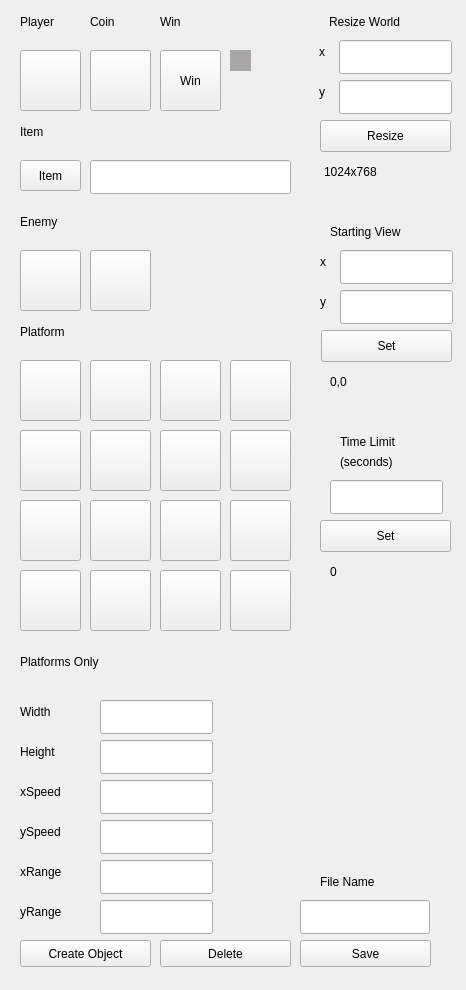
<?xml version="1.0" encoding="UTF-8"?>
<ui version="4.0">
 <class>MainWindow</class>
 <widget class="QWidget" name="MainWindow">
  <property name="geometry">
   <rect>
    <x>0</x>
    <y>0</y>
    <width>466</width>
    <height>990</height>
   </rect>
  </property>
  <property name="windowTitle">
   <string>MainWindow</string>
  </property>
  <widget class="QPushButton" name="PBmakeObject">
   <property name="geometry">
    <rect>
     <x>20</x>
     <y>940</y>
     <width>131</width>
     <height>27</height>
    </rect>
   </property>
   <property name="text">
    <string>Create Object</string>
   </property>
  </widget>
  <widget class="QPushButton" name="PBplatform1">
   <property name="geometry">
    <rect>
     <x>20</x>
     <y>360</y>
     <width>61</width>
     <height>61</height>
    </rect>
   </property>
   <property name="toolTip">
    <string>Platform</string>
   </property>
   <property name="text">
    <string/>
   </property>
   <property name="icon">
    <iconset resource="resources.qrc">
     <normaloff>:/images/pavement1.png</normaloff>:/images/pavement1.png</iconset>
   </property>
   <property name="iconSize">
    <size>
     <width>45</width>
     <height>45</height>
    </size>
   </property>
   <property name="checkable">
    <bool>true</bool>
   </property>
  </widget>
  <widget class="QPushButton" name="PBplatform2">
   <property name="geometry">
    <rect>
     <x>90</x>
     <y>360</y>
     <width>61</width>
     <height>61</height>
    </rect>
   </property>
   <property name="toolTip">
    <string>Platform</string>
   </property>
   <property name="text">
    <string/>
   </property>
   <property name="icon">
    <iconset resource="resources.qrc">
     <normaloff>:/images/pavement2.png</normaloff>:/images/pavement2.png</iconset>
   </property>
   <property name="iconSize">
    <size>
     <width>45</width>
     <height>45</height>
    </size>
   </property>
   <property name="checkable">
    <bool>true</bool>
   </property>
  </widget>
  <widget class="QPushButton" name="PBplatform3">
   <property name="geometry">
    <rect>
     <x>160</x>
     <y>360</y>
     <width>61</width>
     <height>61</height>
    </rect>
   </property>
   <property name="toolTip">
    <string>Platform</string>
   </property>
   <property name="text">
    <string/>
   </property>
   <property name="icon">
    <iconset resource="resources.qrc">
     <normaloff>:/images/pavement3.png</normaloff>:/images/pavement3.png</iconset>
   </property>
   <property name="iconSize">
    <size>
     <width>45</width>
     <height>45</height>
    </size>
   </property>
   <property name="checkable">
    <bool>true</bool>
   </property>
  </widget>
  <widget class="QPushButton" name="PBplatform4">
   <property name="geometry">
    <rect>
     <x>230</x>
     <y>360</y>
     <width>61</width>
     <height>61</height>
    </rect>
   </property>
   <property name="toolTip">
    <string>Platform</string>
   </property>
   <property name="text">
    <string/>
   </property>
   <property name="icon">
    <iconset resource="resources.qrc">
     <normaloff>:/images/pavement4.png</normaloff>:/images/pavement4.png</iconset>
   </property>
   <property name="iconSize">
    <size>
     <width>45</width>
     <height>45</height>
    </size>
   </property>
   <property name="checkable">
    <bool>true</bool>
   </property>
  </widget>
  <widget class="QPushButton" name="PBplatform6">
   <property name="geometry">
    <rect>
     <x>90</x>
     <y>430</y>
     <width>61</width>
     <height>61</height>
    </rect>
   </property>
   <property name="toolTip">
    <string>Platform</string>
   </property>
   <property name="text">
    <string/>
   </property>
   <property name="icon">
    <iconset resource="resources.qrc">
     <normaloff>:/images/pavement6.png</normaloff>:/images/pavement6.png</iconset>
   </property>
   <property name="iconSize">
    <size>
     <width>45</width>
     <height>45</height>
    </size>
   </property>
   <property name="checkable">
    <bool>true</bool>
   </property>
  </widget>
  <widget class="QPushButton" name="PBplatform7">
   <property name="geometry">
    <rect>
     <x>160</x>
     <y>430</y>
     <width>61</width>
     <height>61</height>
    </rect>
   </property>
   <property name="toolTip">
    <string>Platform</string>
   </property>
   <property name="text">
    <string/>
   </property>
   <property name="icon">
    <iconset resource="resources.qrc">
     <normaloff>:/images/pavement7.png</normaloff>:/images/pavement7.png</iconset>
   </property>
   <property name="iconSize">
    <size>
     <width>45</width>
     <height>45</height>
    </size>
   </property>
   <property name="checkable">
    <bool>true</bool>
   </property>
  </widget>
  <widget class="QPushButton" name="PBplatform5">
   <property name="geometry">
    <rect>
     <x>20</x>
     <y>430</y>
     <width>61</width>
     <height>61</height>
    </rect>
   </property>
   <property name="toolTip">
    <string>Platform</string>
   </property>
   <property name="text">
    <string/>
   </property>
   <property name="icon">
    <iconset resource="resources.qrc">
     <normaloff>:/images/pavement5.png</normaloff>:/images/pavement5.png</iconset>
   </property>
   <property name="iconSize">
    <size>
     <width>45</width>
     <height>45</height>
    </size>
   </property>
   <property name="checkable">
    <bool>true</bool>
   </property>
  </widget>
  <widget class="QPushButton" name="PBplatform8">
   <property name="geometry">
    <rect>
     <x>230</x>
     <y>430</y>
     <width>61</width>
     <height>61</height>
    </rect>
   </property>
   <property name="toolTip">
    <string>Platform</string>
   </property>
   <property name="text">
    <string/>
   </property>
   <property name="icon">
    <iconset resource="resources.qrc">
     <normaloff>:/images/pavement8.png</normaloff>:/images/pavement8.png</iconset>
   </property>
   <property name="iconSize">
    <size>
     <width>45</width>
     <height>45</height>
    </size>
   </property>
   <property name="checkable">
    <bool>true</bool>
   </property>
  </widget>
  <widget class="QPushButton" name="PBplatform10">
   <property name="geometry">
    <rect>
     <x>90</x>
     <y>500</y>
     <width>61</width>
     <height>61</height>
    </rect>
   </property>
   <property name="toolTip">
    <string>Platform</string>
   </property>
   <property name="text">
    <string/>
   </property>
   <property name="icon">
    <iconset resource="resources.qrc">
     <normaloff>:/images/pavement10.png</normaloff>:/images/pavement10.png</iconset>
   </property>
   <property name="iconSize">
    <size>
     <width>45</width>
     <height>45</height>
    </size>
   </property>
   <property name="checkable">
    <bool>true</bool>
   </property>
  </widget>
  <widget class="QPushButton" name="PBplatform11">
   <property name="geometry">
    <rect>
     <x>160</x>
     <y>500</y>
     <width>61</width>
     <height>61</height>
    </rect>
   </property>
   <property name="toolTip">
    <string>Platform</string>
   </property>
   <property name="text">
    <string/>
   </property>
   <property name="icon">
    <iconset resource="resources.qrc">
     <normaloff>:/images/pavement11.png</normaloff>:/images/pavement11.png</iconset>
   </property>
   <property name="iconSize">
    <size>
     <width>45</width>
     <height>45</height>
    </size>
   </property>
   <property name="checkable">
    <bool>true</bool>
   </property>
  </widget>
  <widget class="QPushButton" name="PBplatform9">
   <property name="geometry">
    <rect>
     <x>20</x>
     <y>500</y>
     <width>61</width>
     <height>61</height>
    </rect>
   </property>
   <property name="toolTip">
    <string>Platform</string>
   </property>
   <property name="text">
    <string/>
   </property>
   <property name="icon">
    <iconset resource="resources.qrc">
     <normaloff>:/images/pavement9.png</normaloff>:/images/pavement9.png</iconset>
   </property>
   <property name="iconSize">
    <size>
     <width>45</width>
     <height>45</height>
    </size>
   </property>
   <property name="checkable">
    <bool>true</bool>
   </property>
  </widget>
  <widget class="QPushButton" name="PBplatform12">
   <property name="geometry">
    <rect>
     <x>230</x>
     <y>500</y>
     <width>61</width>
     <height>61</height>
    </rect>
   </property>
   <property name="toolTip">
    <string>Platform</string>
   </property>
   <property name="text">
    <string/>
   </property>
   <property name="icon">
    <iconset resource="resources.qrc">
     <normaloff>:/images/pavement12.png</normaloff>:/images/pavement12.png</iconset>
   </property>
   <property name="iconSize">
    <size>
     <width>45</width>
     <height>45</height>
    </size>
   </property>
   <property name="checkable">
    <bool>true</bool>
   </property>
  </widget>
  <widget class="QPushButton" name="PBplatform14">
   <property name="geometry">
    <rect>
     <x>90</x>
     <y>570</y>
     <width>61</width>
     <height>61</height>
    </rect>
   </property>
   <property name="toolTip">
    <string>Platform</string>
   </property>
   <property name="text">
    <string/>
   </property>
   <property name="icon">
    <iconset resource="resources.qrc">
     <normaloff>:/images/pavement14.png</normaloff>:/images/pavement14.png</iconset>
   </property>
   <property name="iconSize">
    <size>
     <width>45</width>
     <height>45</height>
    </size>
   </property>
   <property name="checkable">
    <bool>true</bool>
   </property>
  </widget>
  <widget class="QPushButton" name="PBplatform15">
   <property name="geometry">
    <rect>
     <x>160</x>
     <y>570</y>
     <width>61</width>
     <height>61</height>
    </rect>
   </property>
   <property name="toolTip">
    <string>Platform</string>
   </property>
   <property name="text">
    <string/>
   </property>
   <property name="icon">
    <iconset resource="resources.qrc">
     <normaloff>:/images/pavement15.png</normaloff>:/images/pavement15.png</iconset>
   </property>
   <property name="iconSize">
    <size>
     <width>45</width>
     <height>45</height>
    </size>
   </property>
   <property name="checkable">
    <bool>true</bool>
   </property>
  </widget>
  <widget class="QPushButton" name="PBplatform13">
   <property name="geometry">
    <rect>
     <x>20</x>
     <y>570</y>
     <width>61</width>
     <height>61</height>
    </rect>
   </property>
   <property name="toolTip">
    <string>Platform</string>
   </property>
   <property name="text">
    <string/>
   </property>
   <property name="icon">
    <iconset resource="resources.qrc">
     <normaloff>:/images/pavement13.png</normaloff>:/images/pavement13.png</iconset>
   </property>
   <property name="iconSize">
    <size>
     <width>45</width>
     <height>45</height>
    </size>
   </property>
   <property name="checkable">
    <bool>true</bool>
   </property>
  </widget>
  <widget class="QPushButton" name="PBplatform16">
   <property name="geometry">
    <rect>
     <x>230</x>
     <y>570</y>
     <width>61</width>
     <height>61</height>
    </rect>
   </property>
   <property name="toolTip">
    <string>Platform</string>
   </property>
   <property name="text">
    <string/>
   </property>
   <property name="icon">
    <iconset resource="resources.qrc">
     <normaloff>:/images/pavement16.png</normaloff>:/images/pavement16.png</iconset>
   </property>
   <property name="iconSize">
    <size>
     <width>45</width>
     <height>45</height>
    </size>
   </property>
   <property name="checkable">
    <bool>true</bool>
   </property>
  </widget>
  <widget class="QPushButton" name="PBplayer">
   <property name="geometry">
    <rect>
     <x>20</x>
     <y>50</y>
     <width>61</width>
     <height>61</height>
    </rect>
   </property>
   <property name="toolTip">
    <string>Player</string>
   </property>
   <property name="text">
    <string/>
   </property>
   <property name="icon">
    <iconset resource="resources.qrc">
     <normaloff>:/images/maincharacter/stand.png</normaloff>:/images/maincharacter/stand.png</iconset>
   </property>
   <property name="iconSize">
    <size>
     <width>45</width>
     <height>45</height>
    </size>
   </property>
   <property name="checkable">
    <bool>true</bool>
   </property>
  </widget>
  <widget class="QPushButton" name="PBcoin">
   <property name="geometry">
    <rect>
     <x>90</x>
     <y>50</y>
     <width>61</width>
     <height>61</height>
    </rect>
   </property>
   <property name="toolTip">
    <string>Coin</string>
   </property>
   <property name="text">
    <string/>
   </property>
   <property name="icon">
    <iconset resource="resources.qrc">
     <normaloff>:/images/goldCoin/goldCoin5.png</normaloff>:/images/goldCoin/goldCoin5.png</iconset>
   </property>
   <property name="iconSize">
    <size>
     <width>45</width>
     <height>45</height>
    </size>
   </property>
   <property name="checkable">
    <bool>true</bool>
   </property>
  </widget>
  <widget class="QLabel" name="label">
   <property name="geometry">
    <rect>
     <x>20</x>
     <y>10</y>
     <width>61</width>
     <height>24</height>
    </rect>
   </property>
   <property name="text">
    <string>Player</string>
   </property>
  </widget>
  <widget class="QLabel" name="label_2">
   <property name="geometry">
    <rect>
     <x>20</x>
     <y>320</y>
     <width>85</width>
     <height>24</height>
    </rect>
   </property>
   <property name="text">
    <string>Platform</string>
   </property>
  </widget>
  <widget class="QLabel" name="label_3">
   <property name="geometry">
    <rect>
     <x>90</x>
     <y>10</y>
     <width>61</width>
     <height>24</height>
    </rect>
   </property>
   <property name="text">
    <string>Coin</string>
   </property>
  </widget>
  <widget class="QLabel" name="label_4">
   <property name="geometry">
    <rect>
     <x>20</x>
     <y>120</y>
     <width>85</width>
     <height>24</height>
    </rect>
   </property>
   <property name="text">
    <string>Item</string>
   </property>
  </widget>
  <widget class="QPushButton" name="PBitem">
   <property name="geometry">
    <rect>
     <x>20</x>
     <y>160</y>
     <width>61</width>
     <height>31</height>
    </rect>
   </property>
   <property name="toolTip">
    <string>Platform</string>
   </property>
   <property name="text">
    <string>Item</string>
   </property>
   <property name="iconSize">
    <size>
     <width>50</width>
     <height>50</height>
    </size>
   </property>
   <property name="checkable">
    <bool>true</bool>
   </property>
  </widget>
  <widget class="QLineEdit" name="LEitem">
   <property name="geometry">
    <rect>
     <x>90</x>
     <y>160</y>
     <width>201</width>
     <height>34</height>
    </rect>
   </property>
  </widget>
  <widget class="QLabel" name="label_5">
   <property name="geometry">
    <rect>
     <x>20</x>
     <y>210</y>
     <width>85</width>
     <height>24</height>
    </rect>
   </property>
   <property name="text">
    <string>Enemy</string>
   </property>
  </widget>
  <widget class="QPushButton" name="PBenemyGround">
   <property name="geometry">
    <rect>
     <x>90</x>
     <y>250</y>
     <width>61</width>
     <height>61</height>
    </rect>
   </property>
   <property name="toolTip">
    <string>Platform</string>
   </property>
   <property name="text">
    <string/>
   </property>
   <property name="icon">
    <iconset resource="resources.qrc">
     <normaloff>:/images/groundrobot.png</normaloff>:/images/groundrobot.png</iconset>
   </property>
   <property name="iconSize">
    <size>
     <width>45</width>
     <height>45</height>
    </size>
   </property>
   <property name="checkable">
    <bool>true</bool>
   </property>
  </widget>
  <widget class="QPushButton" name="PBenemyFly">
   <property name="geometry">
    <rect>
     <x>20</x>
     <y>250</y>
     <width>61</width>
     <height>61</height>
    </rect>
   </property>
   <property name="toolTip">
    <string>Platform</string>
   </property>
   <property name="text">
    <string/>
   </property>
   <property name="icon">
    <iconset resource="resources.qrc">
     <normaloff>:/images/flyingrobot.png</normaloff>:/images/flyingrobot.png</iconset>
   </property>
   <property name="iconSize">
    <size>
     <width>45</width>
     <height>45</height>
    </size>
   </property>
   <property name="checkable">
    <bool>true</bool>
   </property>
  </widget>
  <widget class="QPushButton" name="PBwin">
   <property name="geometry">
    <rect>
     <x>160</x>
     <y>50</y>
     <width>61</width>
     <height>61</height>
    </rect>
   </property>
   <property name="toolTip">
    <string>Win</string>
   </property>
   <property name="text">
    <string>Win</string>
   </property>
   <property name="iconSize">
    <size>
     <width>45</width>
     <height>45</height>
    </size>
   </property>
   <property name="checkable">
    <bool>true</bool>
   </property>
  </widget>
  <widget class="QLabel" name="label_6">
   <property name="geometry">
    <rect>
     <x>160</x>
     <y>10</y>
     <width>61</width>
     <height>24</height>
    </rect>
   </property>
   <property name="text">
    <string>Win</string>
   </property>
  </widget>
  <widget class="QLabel" name="label_7">
   <property name="geometry">
    <rect>
     <x>20</x>
     <y>780</y>
     <width>85</width>
     <height>24</height>
    </rect>
   </property>
   <property name="text">
    <string>xSpeed</string>
   </property>
  </widget>
  <widget class="QLabel" name="label_8">
   <property name="geometry">
    <rect>
     <x>20</x>
     <y>820</y>
     <width>85</width>
     <height>24</height>
    </rect>
   </property>
   <property name="text">
    <string>ySpeed</string>
   </property>
  </widget>
  <widget class="QLabel" name="label_9">
   <property name="geometry">
    <rect>
     <x>20</x>
     <y>860</y>
     <width>85</width>
     <height>24</height>
    </rect>
   </property>
   <property name="text">
    <string>xRange</string>
   </property>
  </widget>
  <widget class="QLabel" name="label_10">
   <property name="geometry">
    <rect>
     <x>20</x>
     <y>900</y>
     <width>85</width>
     <height>24</height>
    </rect>
   </property>
   <property name="text">
    <string>yRange</string>
   </property>
  </widget>
  <widget class="QLabel" name="label_11">
   <property name="geometry">
    <rect>
     <x>20</x>
     <y>700</y>
     <width>85</width>
     <height>24</height>
    </rect>
   </property>
   <property name="text">
    <string>Width</string>
   </property>
  </widget>
  <widget class="QLineEdit" name="LExSpeed">
   <property name="geometry">
    <rect>
     <x>100</x>
     <y>780</y>
     <width>113</width>
     <height>34</height>
    </rect>
   </property>
  </widget>
  <widget class="QLineEdit" name="LEySpeed">
   <property name="geometry">
    <rect>
     <x>100</x>
     <y>820</y>
     <width>113</width>
     <height>34</height>
    </rect>
   </property>
  </widget>
  <widget class="QLineEdit" name="LExRange">
   <property name="geometry">
    <rect>
     <x>100</x>
     <y>860</y>
     <width>113</width>
     <height>34</height>
    </rect>
   </property>
  </widget>
  <widget class="QLineEdit" name="LEyRange">
   <property name="geometry">
    <rect>
     <x>100</x>
     <y>900</y>
     <width>113</width>
     <height>34</height>
    </rect>
   </property>
  </widget>
  <widget class="QLineEdit" name="LEwidth">
   <property name="geometry">
    <rect>
     <x>100</x>
     <y>700</y>
     <width>113</width>
     <height>34</height>
    </rect>
   </property>
  </widget>
  <widget class="QWidget" name="QWworld" native="true">
   <property name="geometry">
    <rect>
     <x>230</x>
     <y>50</y>
     <width>21</width>
     <height>21</height>
    </rect>
   </property>
   <property name="styleSheet">
    <string notr="true">background-color: rgb(168, 166, 166);</string>
   </property>
  </widget>
  <widget class="QLabel" name="label_12">
   <property name="geometry">
    <rect>
     <x>20</x>
     <y>740</y>
     <width>85</width>
     <height>24</height>
    </rect>
   </property>
   <property name="text">
    <string>Height</string>
   </property>
  </widget>
  <widget class="QLineEdit" name="LEheight">
   <property name="geometry">
    <rect>
     <x>100</x>
     <y>740</y>
     <width>113</width>
     <height>34</height>
    </rect>
   </property>
  </widget>
  <widget class="QPushButton" name="PBdelete">
   <property name="geometry">
    <rect>
     <x>160</x>
     <y>940</y>
     <width>131</width>
     <height>27</height>
    </rect>
   </property>
   <property name="text">
    <string>Delete</string>
   </property>
   <property name="checkable">
    <bool>true</bool>
   </property>
  </widget>
  <widget class="QLabel" name="label_13">
   <property name="geometry">
    <rect>
     <x>329</x>
     <y>10</y>
     <width>121</width>
     <height>24</height>
    </rect>
   </property>
   <property name="text">
    <string>Resize World</string>
   </property>
  </widget>
  <widget class="QLabel" name="label_14">
   <property name="geometry">
    <rect>
     <x>319</x>
     <y>40</y>
     <width>16</width>
     <height>24</height>
    </rect>
   </property>
   <property name="text">
    <string>x</string>
   </property>
  </widget>
  <widget class="QLabel" name="label_15">
   <property name="geometry">
    <rect>
     <x>319</x>
     <y>80</y>
     <width>16</width>
     <height>24</height>
    </rect>
   </property>
   <property name="text">
    <string>y</string>
   </property>
  </widget>
  <widget class="QLineEdit" name="LEresizeX">
   <property name="geometry">
    <rect>
     <x>339</x>
     <y>40</y>
     <width>113</width>
     <height>34</height>
    </rect>
   </property>
  </widget>
  <widget class="QLineEdit" name="LEresizeY">
   <property name="geometry">
    <rect>
     <x>339</x>
     <y>80</y>
     <width>113</width>
     <height>34</height>
    </rect>
   </property>
  </widget>
  <widget class="QPushButton" name="PBresize">
   <property name="geometry">
    <rect>
     <x>320</x>
     <y>120</y>
     <width>131</width>
     <height>32</height>
    </rect>
   </property>
   <property name="text">
    <string>Resize</string>
   </property>
  </widget>
  <widget class="QLabel" name="label_16">
   <property name="geometry">
    <rect>
     <x>20</x>
     <y>650</y>
     <width>141</width>
     <height>24</height>
    </rect>
   </property>
   <property name="text">
    <string>Platforms Only</string>
   </property>
  </widget>
  <widget class="QPushButton" name="Save">
   <property name="geometry">
    <rect>
     <x>300</x>
     <y>940</y>
     <width>131</width>
     <height>27</height>
    </rect>
   </property>
   <property name="text">
    <string>Save</string>
   </property>
   <property name="checkable">
    <bool>false</bool>
   </property>
  </widget>
  <widget class="QLineEdit" name="LEfilename">
   <property name="geometry">
    <rect>
     <x>300</x>
     <y>900</y>
     <width>130</width>
     <height>34</height>
    </rect>
   </property>
  </widget>
  <widget class="QLabel" name="label_17">
   <property name="geometry">
    <rect>
     <x>320</x>
     <y>870</y>
     <width>130</width>
     <height>24</height>
    </rect>
   </property>
   <property name="text">
    <string>File Name</string>
   </property>
  </widget>
  <widget class="QPushButton" name="PBsetStart">
   <property name="geometry">
    <rect>
     <x>321</x>
     <y>330</y>
     <width>131</width>
     <height>32</height>
    </rect>
   </property>
   <property name="text">
    <string>Set</string>
   </property>
  </widget>
  <widget class="QLabel" name="label_18">
   <property name="geometry">
    <rect>
     <x>330</x>
     <y>220</y>
     <width>131</width>
     <height>24</height>
    </rect>
   </property>
   <property name="text">
    <string>Starting View</string>
   </property>
  </widget>
  <widget class="QLabel" name="label_19">
   <property name="geometry">
    <rect>
     <x>320</x>
     <y>250</y>
     <width>16</width>
     <height>24</height>
    </rect>
   </property>
   <property name="text">
    <string>x</string>
   </property>
  </widget>
  <widget class="QLineEdit" name="LEstartX">
   <property name="geometry">
    <rect>
     <x>340</x>
     <y>250</y>
     <width>113</width>
     <height>34</height>
    </rect>
   </property>
  </widget>
  <widget class="QLineEdit" name="LEstartY">
   <property name="geometry">
    <rect>
     <x>340</x>
     <y>290</y>
     <width>113</width>
     <height>34</height>
    </rect>
   </property>
  </widget>
  <widget class="QLabel" name="label_20">
   <property name="geometry">
    <rect>
     <x>320</x>
     <y>290</y>
     <width>16</width>
     <height>24</height>
    </rect>
   </property>
   <property name="text">
    <string>y</string>
   </property>
  </widget>
  <widget class="QLabel" name="LBsize">
   <property name="geometry">
    <rect>
     <x>324</x>
     <y>160</y>
     <width>121</width>
     <height>24</height>
    </rect>
   </property>
   <property name="text">
    <string>1024x768</string>
   </property>
  </widget>
  <widget class="QLabel" name="label_21">
   <property name="geometry">
    <rect>
     <x>340</x>
     <y>430</y>
     <width>101</width>
     <height>24</height>
    </rect>
   </property>
   <property name="text">
    <string>Time Limit</string>
   </property>
  </widget>
  <widget class="QLineEdit" name="LEtime">
   <property name="geometry">
    <rect>
     <x>330</x>
     <y>480</y>
     <width>113</width>
     <height>34</height>
    </rect>
   </property>
  </widget>
  <widget class="QLabel" name="label_22">
   <property name="geometry">
    <rect>
     <x>340</x>
     <y>450</y>
     <width>101</width>
     <height>24</height>
    </rect>
   </property>
   <property name="text">
    <string>(seconds)</string>
   </property>
  </widget>
  <widget class="QPushButton" name="PBsetTime">
   <property name="geometry">
    <rect>
     <x>320</x>
     <y>520</y>
     <width>131</width>
     <height>32</height>
    </rect>
   </property>
   <property name="text">
    <string>Set</string>
   </property>
  </widget>
  <widget class="QLabel" name="LBstart">
   <property name="geometry">
    <rect>
     <x>330</x>
     <y>370</y>
     <width>121</width>
     <height>24</height>
    </rect>
   </property>
   <property name="text">
    <string>0,0</string>
   </property>
  </widget>
  <widget class="QLabel" name="LBtime">
   <property name="geometry">
    <rect>
     <x>330</x>
     <y>560</y>
     <width>111</width>
     <height>24</height>
    </rect>
   </property>
   <property name="text">
    <string>0</string>
   </property>
  </widget>
 </widget>
 <layoutdefault spacing="6" margin="11"/>
 <resources>
  <include location="resources.qrc"/>
 </resources>
 <connections/>
</ui>
